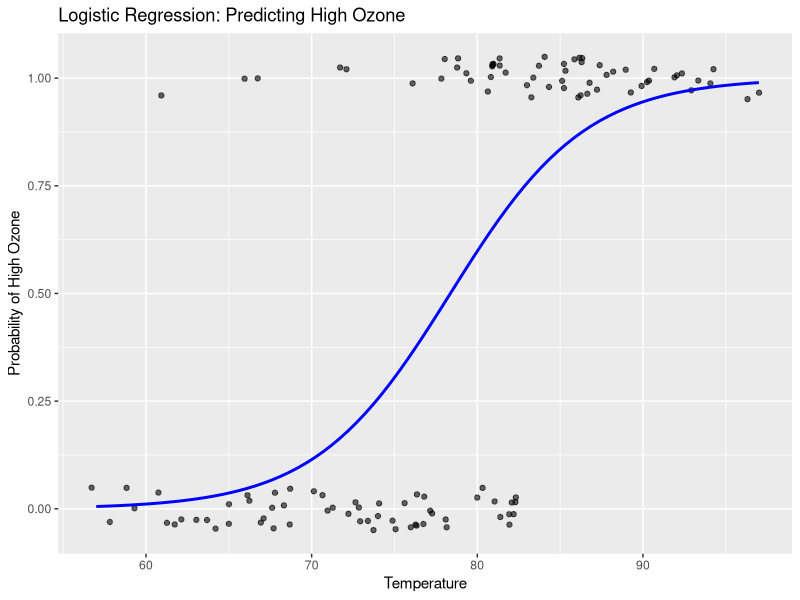

R code for this plot:
# Load dataset
data(airquality)

# Keep needed columns and remove NA rows
aq <- na.omit(airquality[, c("Ozone", "Temp")])

# Create binary outcome: 1 = High Ozone, 0 = Low Ozone
ozone_cutoff <- median(aq$Ozone)
aq$HighOzone <- ifelse(aq$Ozone > ozone_cutoff, 1, 0)

# Check structure
str(aq)

# Fit logistic regression model
model <- glm(HighOzone ~ Temp,
             data = aq,
             family = binomial)

summary(model)

# Predicted probabilities
aq$prob <- predict(model, type = "response")

head(aq[, c("Temp", "Ozone", "HighOzone", "prob")])

# Install if needed
# install.packages("ggplot2")

library(ggplot2)

ggplot(aq, aes(x = Temp, y = HighOzone)) +
  geom_point(position = position_jitter(height = 0.05),
             alpha = 0.6) +
  stat_smooth(method = "glm",
              method.args = list(family = "binomial"),
              se = FALSE,
              color = "blue") +
  labs(title = "Logistic Regression: Predicting High Ozone",
       x = "Temperature",
       y = "Probability of High Ozone")

# Convert probabilities to predicted class
aq$pred_class <- ifelse(aq$prob > 0.5, 1, 0)

# Confusion matrix
table(Predicted = aq$pred_class,
      Actual = aq$HighOzone)

exp(coef(model))
